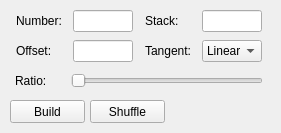
<?xml version="1.0" encoding="UTF-8"?>
<ui version="4.0">
 <class>Form</class>
 <widget class="QWidget" name="Form">
  <property name="geometry">
   <rect>
    <x>0</x>
    <y>0</y>
    <width>281</width>
    <height>133</height>
   </rect>
  </property>
  <property name="windowTitle">
   <string>Form</string>
  </property>
  <widget class="QPushButton" name="buildButton">
   <property name="geometry">
    <rect>
     <x>10</x>
     <y>100</y>
     <width>75</width>
     <height>23</height>
    </rect>
   </property>
   <property name="text">
    <string>Build</string>
   </property>
  </widget>
  <widget class="QWidget" name="layoutWidget">
   <property name="geometry">
    <rect>
     <x>10</x>
     <y>70</y>
     <width>260</width>
     <height>22</height>
    </rect>
   </property>
   <layout class="QHBoxLayout" name="Line3">
    <item>
     <widget class="QLabel" name="ratioLabel">
      <property name="minimumSize">
       <size>
        <width>45</width>
        <height>0</height>
       </size>
      </property>
      <property name="maximumSize">
       <size>
        <width>45</width>
        <height>20</height>
       </size>
      </property>
      <property name="text">
       <string>Ratio:</string>
      </property>
     </widget>
    </item>
    <item>
     <widget class="QSlider" name="ratioSlider">
      <property name="minimumSize">
       <size>
        <width>192</width>
        <height>0</height>
       </size>
      </property>
      <property name="maximumSize">
       <size>
        <width>180</width>
        <height>20</height>
       </size>
      </property>
      <property name="maximum">
       <number>100</number>
      </property>
      <property name="orientation">
       <enum>Qt::Horizontal</enum>
      </property>
     </widget>
    </item>
   </layout>
  </widget>
  <widget class="QPushButton" name="suffleButton">
   <property name="geometry">
    <rect>
     <x>90</x>
     <y>100</y>
     <width>75</width>
     <height>23</height>
    </rect>
   </property>
   <property name="text">
    <string>Shuffle</string>
   </property>
  </widget>
  <widget class="QWidget" name="layoutWidget">
   <property name="geometry">
    <rect>
     <x>10</x>
     <y>40</y>
     <width>261</width>
     <height>22</height>
    </rect>
   </property>
   <layout class="QHBoxLayout" name="Line2">
    <item>
     <widget class="QLabel" name="offsetLabel">
      <property name="minimumSize">
       <size>
        <width>45</width>
        <height>0</height>
       </size>
      </property>
      <property name="maximumSize">
       <size>
        <width>45</width>
        <height>16777215</height>
       </size>
      </property>
      <property name="text">
       <string>Offset:</string>
      </property>
     </widget>
    </item>
    <item>
     <widget class="QLineEdit" name="offsetEdit">
      <property name="minimumSize">
       <size>
        <width>60</width>
        <height>0</height>
       </size>
      </property>
      <property name="maximumSize">
       <size>
        <width>60</width>
        <height>16777215</height>
       </size>
      </property>
     </widget>
    </item>
    <item>
     <widget class="QLabel" name="tangentLabel">
      <property name="minimumSize">
       <size>
        <width>45</width>
        <height>0</height>
       </size>
      </property>
      <property name="maximumSize">
       <size>
        <width>45</width>
        <height>16777215</height>
       </size>
      </property>
      <property name="text">
       <string>Tangent:</string>
      </property>
     </widget>
    </item>
    <item>
     <widget class="QComboBox" name="tangentBox">
      <property name="minimumSize">
       <size>
        <width>60</width>
        <height>0</height>
       </size>
      </property>
      <property name="maximumSize">
       <size>
        <width>60</width>
        <height>16777215</height>
       </size>
      </property>
      <item>
       <property name="text">
        <string>Linear</string>
       </property>
      </item>
      <item>
       <property name="text">
        <string>Sine</string>
       </property>
      </item>
      <item>
       <property name="text">
        <string>Cosine</string>
       </property>
      </item>
     </widget>
    </item>
   </layout>
  </widget>
  <widget class="QWidget" name="layoutWidget">
   <property name="geometry">
    <rect>
     <x>10</x>
     <y>10</y>
     <width>260</width>
     <height>22</height>
    </rect>
   </property>
   <layout class="QHBoxLayout" name="line1">
    <item>
     <widget class="QLabel" name="numLabel">
      <property name="minimumSize">
       <size>
        <width>45</width>
        <height>0</height>
       </size>
      </property>
      <property name="maximumSize">
       <size>
        <width>45</width>
        <height>16777215</height>
       </size>
      </property>
      <property name="text">
       <string>Number:</string>
      </property>
     </widget>
    </item>
    <item>
     <widget class="QLineEdit" name="numEdit">
      <property name="minimumSize">
       <size>
        <width>60</width>
        <height>0</height>
       </size>
      </property>
      <property name="maximumSize">
       <size>
        <width>60</width>
        <height>16777215</height>
       </size>
      </property>
     </widget>
    </item>
    <item>
     <widget class="QLabel" name="stackLabel">
      <property name="minimumSize">
       <size>
        <width>45</width>
        <height>0</height>
       </size>
      </property>
      <property name="maximumSize">
       <size>
        <width>45</width>
        <height>16777215</height>
       </size>
      </property>
      <property name="text">
       <string>Stack:</string>
      </property>
     </widget>
    </item>
    <item>
     <widget class="QLineEdit" name="stackEdit">
      <property name="minimumSize">
       <size>
        <width>60</width>
        <height>0</height>
       </size>
      </property>
      <property name="maximumSize">
       <size>
        <width>60</width>
        <height>16777215</height>
       </size>
      </property>
     </widget>
    </item>
   </layout>
  </widget>
 </widget>
 <resources/>
 <connections/>
</ui>
